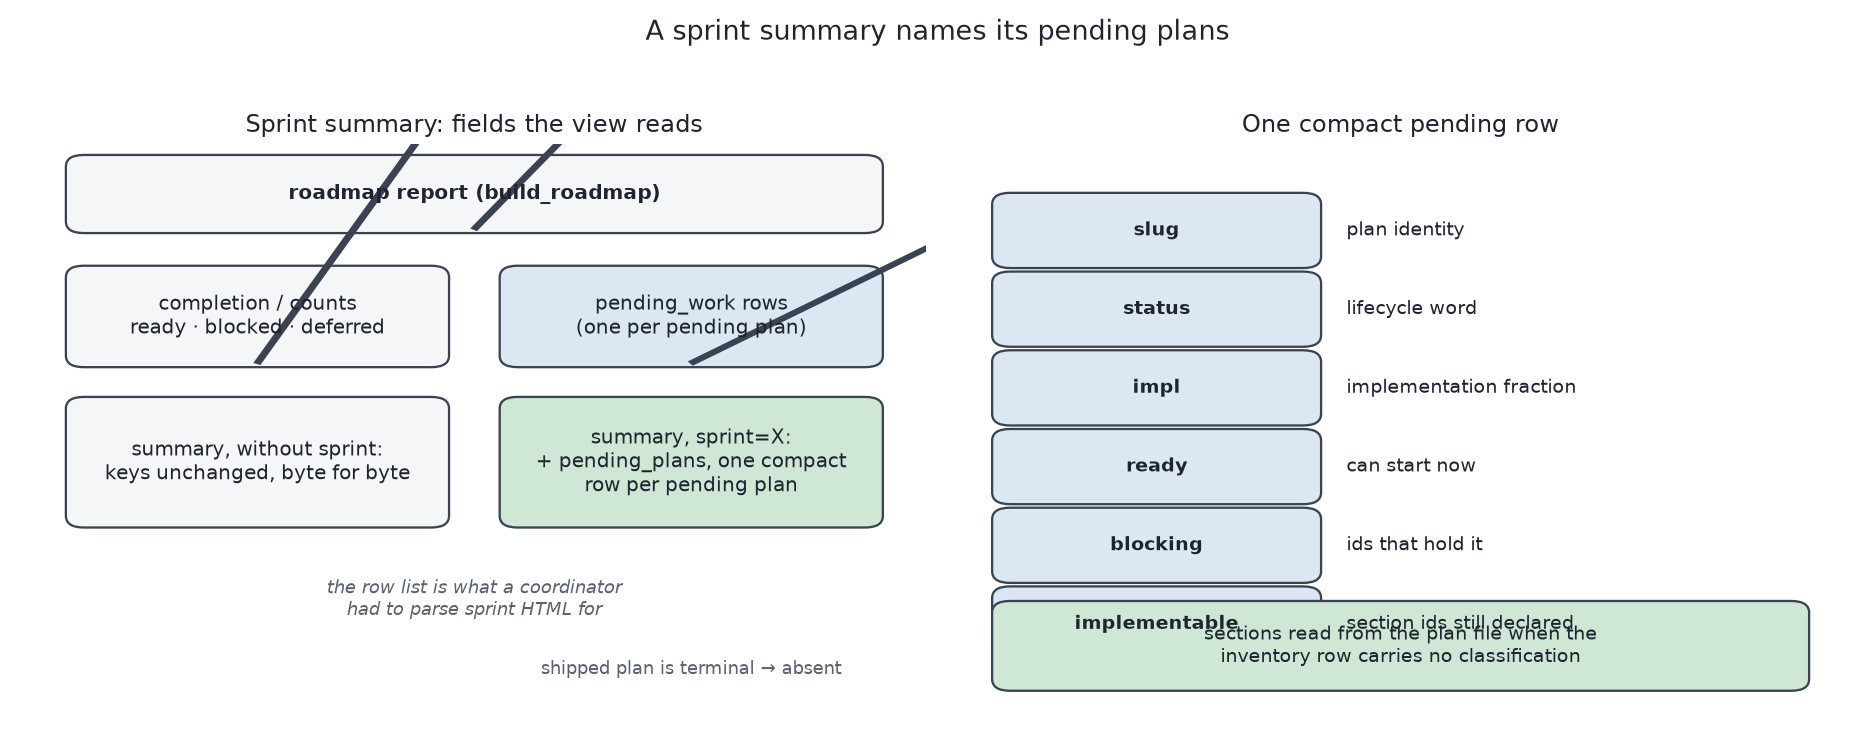

Reproduce this figure in Python.
"""Draw where the per-plan rows enter the sprint summary pipeline.

Two panels: which report fields each summary reads, and how one pending row is
projected. The point of the figure is that the summary still answers with
counts and now also carries the plan rows, and for the MCP path it reads
them from the plan file when the inventory row is slim.
"""

from __future__ import annotations

import matplotlib

matplotlib.use("Agg")
import matplotlib.pyplot as plt
from matplotlib.patches import FancyArrow, FancyBboxPatch

BASE = "#f5f6f8"
EDGE = "#3b4252"
ROW = "#dbe7f3"
NEW = "#cfe8d5"
TEXT = "#1f2430"


def main() -> None:
    fig, (left, right) = plt.subplots(1, 2, figsize=(12.5, 5.0), dpi=150)
    for ax in (left, right):
        ax.set_xlim(0, 1)
        ax.set_ylim(0, 1)
        ax.axis("off")

    left.set_title("Sprint summary: fields the view reads", fontsize=11.5, color=TEXT)

    def box(ax, x, y, w, h, label, *, face=BASE, size=9.5, weight="normal"):
        ax.add_patch(
            FancyBboxPatch(
                (x, y),
                w,
                h,
                boxstyle="round,pad=0.012,rounding_size=0.02",
                linewidth=1.1,
                edgecolor=EDGE,
                facecolor=face,
            )
        )
        ax.text(
            x + w / 2,
            y + h / 2,
            label,
            ha="center",
            va="center",
            fontsize=size,
            color=TEXT,
            weight=weight,
        )

    def arrow(ax, y0, y1, x=0.5):
        ax.add_patch(
            FancyArrow(
                x,
                y0,
                x,
                y1,
                width=0.006,
                head_width=0.045,
                head_length=0.022,
                length_includes_head=True,
                color=EDGE,
            )
        )

    box(left, 0.06, 0.86, 0.88, 0.11, "roadmap report (build_roadmap)", weight="bold")
    arrow(left, 0.855, 0.79)
    box(
        left,
        0.06,
        0.63,
        0.40,
        0.15,
        "completion / counts\nready · blocked · deferred",
        face=BASE,
    )
    box(
        left,
        0.54,
        0.63,
        0.40,
        0.15,
        "pending_work rows\n(one per pending plan)",
        face=ROW,
    )
    arrow(left, 0.625, 0.56, x=0.26)
    arrow(left, 0.625, 0.56, x=0.74)
    box(
        left,
        0.06,
        0.355,
        0.40,
        0.20,
        "summary, without sprint:\nkeys unchanged, byte for byte",
        face=BASE,
    )
    box(
        left,
        0.54,
        0.355,
        0.40,
        0.20,
        "summary, sprint=X:\n+ pending_plans, one compact\nrow per pending plan",
        face=NEW,
    )
    left.text(
        0.5,
        0.22,
        "the row list is what a coordinator\nhad to parse sprint HTML for",
        ha="center",
        va="center",
        fontsize=8.5,
        color="#5a6270",
        style="italic")
    left.text(
        0.74,
        0.10,
        "shipped plan is terminal → absent",
        ha="center",
        va="center",
        fontsize=8.5,
        color="#5a6270")

    right.set_title("One compact pending row", fontsize=11.5, color=TEXT)
    keys = [
        ("slug", "plan identity"),
        ("status", "lifecycle word"),
        ("impl", "implementation fraction"),
        ("ready", "can start now"),
        ("blocking", "ids that hold it"),
        ("implementable", "section ids still declared"),
    ]
    y = 0.80
    for key, note in keys:
        box(right, 0.06, y, 0.34, 0.105, key, face=ROW, size=9.0, weight="bold")
        right.text(0.44, y + 0.0525, note, ha="left", va="center", fontsize=9, color=TEXT)
        y -= 0.135
    box(
        right,
        0.06,
        0.075,
        0.88,
        0.13,
        "sections read from the plan file when the\ninventory row carries no classification",
        face=NEW,
        size=9.0,
    )

    fig.suptitle(
        "A sprint summary names its pending plans",
        fontsize=13,
        color=TEXT,
        y=0.975)
    fig.tight_layout(rect=(0, 0, 1, 0.945))
    fig.savefig("summary_pending_rows.png", dpi=150, facecolor="white")
    print("wrote summary_pending_rows.png")


if __name__ == "__main__":
    main()
